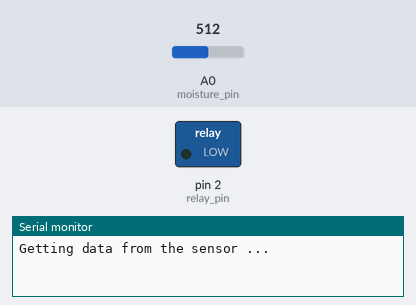
Recording of a sketch running on a simulated Arduino Uno, built with avr-gcc and run on an emulated ATmega328P. Parts: switched loads named in the sketch (green lamp = pin HIGH), the last lines printed to the serial monitor. Inputs (shaded band) come from the test bench; at power-on: A0 (moisture_pin) = 512.

Above: at 0.1 s.
At 2.1 s:
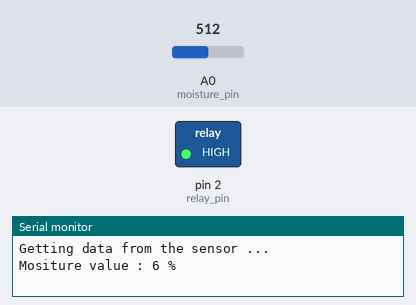
Timing chart, 0 to 3.6 s (numbered marks = the images above):
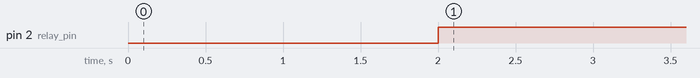

Measured:
- by itself, pin 2 (relay_pin): LOW → HIGH at 2.0 s

The sketch:

Arduino-soil-moisture-relay-controller.ino
```cpp
//-------------------------------------------------------------------
// Arduino example to control a relay based on moisture values
//-------------------------------------------------------------------


int moisture_pin = A0;
int relay_pin = 2;
int moisture_value;


//Chamge the minimum percentage here!
int minimum_percentage = 50;

void setup() {

  //Start serial connection
   Serial.begin(9600);

   pinMode(relay_pin, OUTPUT);

   Serial.println("Getting data from the sensor ...");

  //Delay so the sensor can initialize
   delay(2000);

}

void loop() {

   moisture_value= analogRead(moisture_pin);
   moisture_value = map(moisture_value,550,0,0,100);

   Serial.print("Mositure value : ");
   Serial.print(moisture_value);
   Serial.println(" %");

   if (moisture_value < minimum_percentage) {
    digitalWrite(relay_pin, HIGH);
   } else {
    digitalWrite(relay_pin, LOW);

   }

   delay(1000);

   }
```
